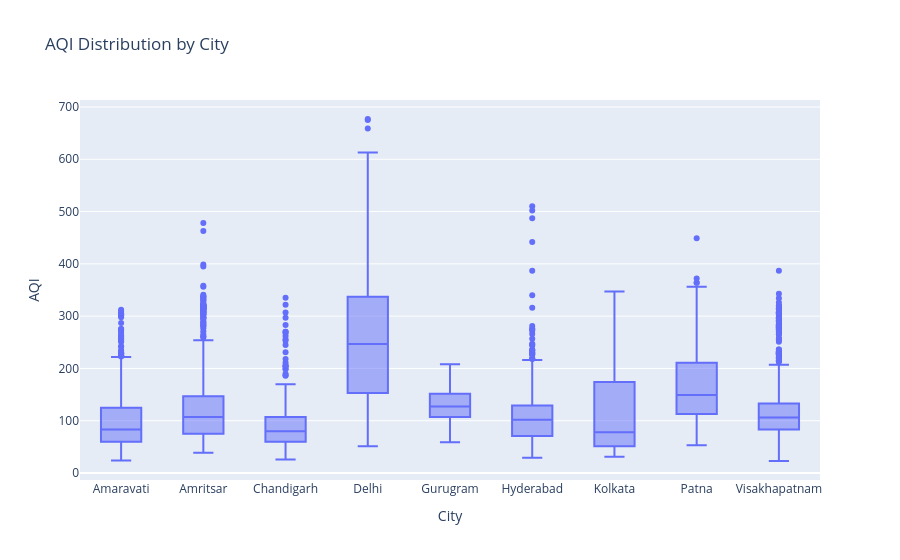

The notebook cell saved with this chart:
### Markdown cell above
## 🏙️ AQI Distribution by City

### Code cell
fig = px.box(
    df,
    x='City',
    y='AQI',
    title='AQI Distribution by City'
)

fig.show()

### Figure 1 — Plotly figure (JSON) as saved in the notebook; plotly's stock layout.template omitted (floating-point values rounded to 4 significant figures; data arrays with more than 128 entries replaced by an {"elided": "..."} marker saying what was removed)
{"data": [{"alignmentgroup": "True", "hovertemplate": "City=%{x}<br>AQI=%{y}<extra></extra>", "legendgroup": "", "marker": {"color": "#636efa"}, "name": "", "notched": false, "offsetgroup": "", "orientation": "v", "showlegend": false, "type": "box", "x": {"elided": "6314 str values"}, "x0": " ", "xaxis": "x", "y": {"elided": "6314 int values"}, "y0": " ", "yaxis": "y"}], "layout": {"boxmode": "group", "legend": {"tracegroupgap": 0}, "title": {"text": "AQI Distribution by City"}, "xaxis": {"anchor": "y", "domain": [0, 1], "title": {"text": "City"}}, "yaxis": {"anchor": "x", "domain": [0, 1], "title": {"text": "AQI"}}}}
